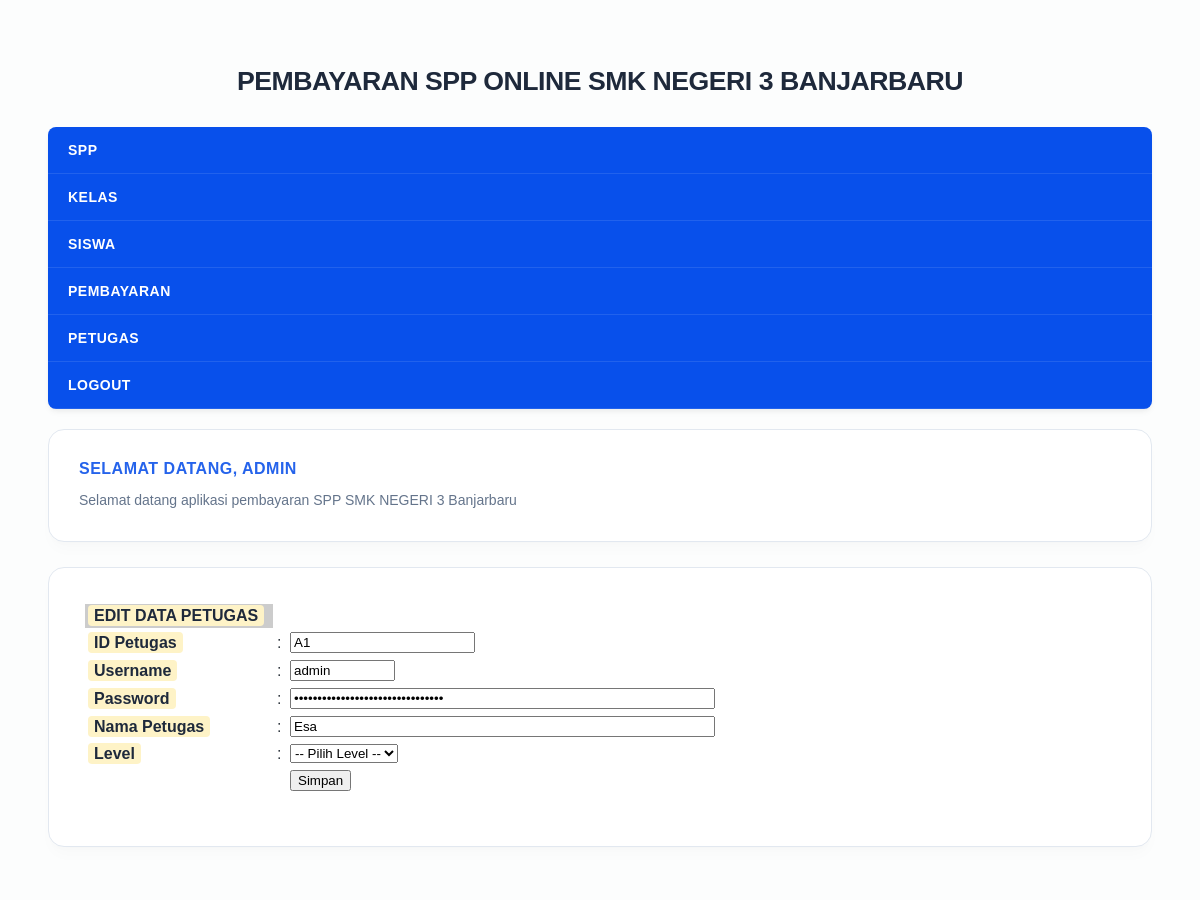
Screenshot of /admin/halaman_admin.php?open=edit_petugas&id_petugas=A1 (signed in) with the database file from the repository.
### tables this page shows
CREATE TABLE `petugas` (
  `id_petugas` varchar(5) NOT NULL,
  `username` varchar(25) NOT NULL,
  `password` varchar(32) NOT NULL,
  `nama_petugas` varchar(35) NOT NULL,
  `level` enum('admin','petugas','','') NOT NULL
);

### admin/edit_petugas.php (the view, shortened to what this page needs)
<?php
include_once "../src/koneksi.php";
$id_petugas  = $_GET['id_petugas'];
$sql     = mysqli_query($koneksi, "SELECT * FROM petugas WHERE id_petugas ='$id_petugas'");
$data    = mysqli_fetch_array($sql);
?>
<form action="<?php $_SERVER['PHP_SELF']; ?>" method="post" name="form1" target="_self" >
    <table class="table-list" width="650" border="0" cellspacing="1" cellpadding="3">
        <tr>
            <td bgcolor="#CCCCCC"><strong>EDIT DATA PETUGAS</strong></td>
            <td>&nbsp;</td>
            <td>&nbsp;</td>
        </tr>
        <tr>
            <td width="182"><strong>ID Petugas </strong></td>
            <td width="6">:</td>
            <td width="440"><input name="id_petugas" type="text" value="<?php echo $data['id_petugas']; ?>"
                readonly = "true" /></td>
        </tr>
        <tr>
            <td><strong>Username </strong></td>
            <td>:</td>
            <td><input name="username" type="text" value="<?php echo $data['username']; ?>"
                size="10" maxlength="10" /></td>
        </tr>
        <tr>
            <td><strong>Password </strong></td>
            <td>:</td>
            <td><input name="password" type="password" value="<?php echo $data['password']; ?>"
                size="50" maxlength="50" /></td>
        </tr>
        <tr>
            <td><strong>Nama Petugas </strong></td>
            <td>:</td>
            <td><input name="nama_petugas" type="text" value="<?php echo $data['nama_petugas']; ?>"
                size="50" maxlength="50" /></td>
        </tr>
        <tr>
            <td><strong>Level </strong></td>
            <td>:</td>
            <td>
                <select name="level">
                    <option value="Kosong">-- Pilih Level --</option>
                </select>
            </td>
        </tr>
        <tr>
            <td>&nbsp;</td>
            <td>&nbsp;</td>
            <td><input name="btnSimpan" type="submit" id="btnSimpan" value="Simpan" /></td>
        </tr>
    </table>
</form>

### src/style.css (style rules this page uses)
body { background: #fcfdfd; margin: 0; font-family: 'Plus Jakarta Sans', sans-serif; color: #333a42; -webkit-font-smoothing: antialiased; }
.conteudo strong { color: #1e293b; background: #fef3c7; padding: 2px 6px; border-radius: 4px; }

### rows the page displays
petugas: id_petugas "A1", username "admin", nama_petugas "Esa"

### other values shown
$_SESSION['username'] "ADMIN"
